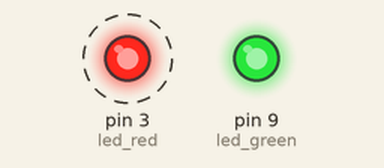
Simulated run of this sketch. Board: Arduino Uno, built with avr-gcc and run on an emulated ATmega328P. On the bench: output pins drawn as LEDs (lit = HIGH). Dashed ring = blinking.

Above: at 0.5 s.
At 4.5 s:
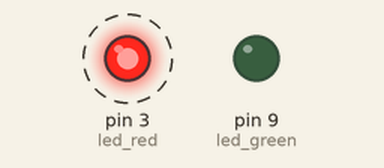
Timing chart, 0 to 7.8 s (numbered marks = the images above):
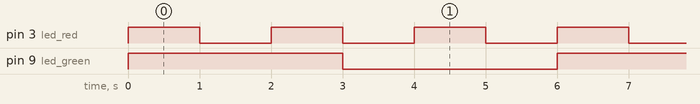

The sketch:

Assignment_2.ino
```cpp
// C++ code
//
int led_green = 9;
int led_red = 3;
void setup() {
  pinMode(led_green, OUTPUT);
  pinMode(led_red, OUTPUT);
}

void loop() {
  digitalWrite(led_green, HIGH);
  digitalWrite(led_red, HIGH);
  delay(1000);
  digitalWrite(led_green, HIGH);
  digitalWrite(led_red, LOW);
  delay(1000);
  digitalWrite(led_green, HIGH);
  digitalWrite(led_red, HIGH);
  delay(1000);
  digitalWrite(led_green, LOW);
  digitalWrite(led_red, LOW);
  delay(1000);
  digitalWrite(led_green, LOW);
  digitalWrite(led_red, HIGH);
  delay(1000);
  digitalWrite(led_green, LOW);
  digitalWrite(led_red, LOW);
  delay(1000);
}
```

Measured:
- by itself, pin 3 (led_red): alternates HIGH for 1.0 s and LOW for 1.0 s
- by itself, pin 9 (led_green): alternates HIGH for 3.0 s and LOW for 3.0 s
- by itself, everything shown: repeats every 6.0 s, in 6 steps
